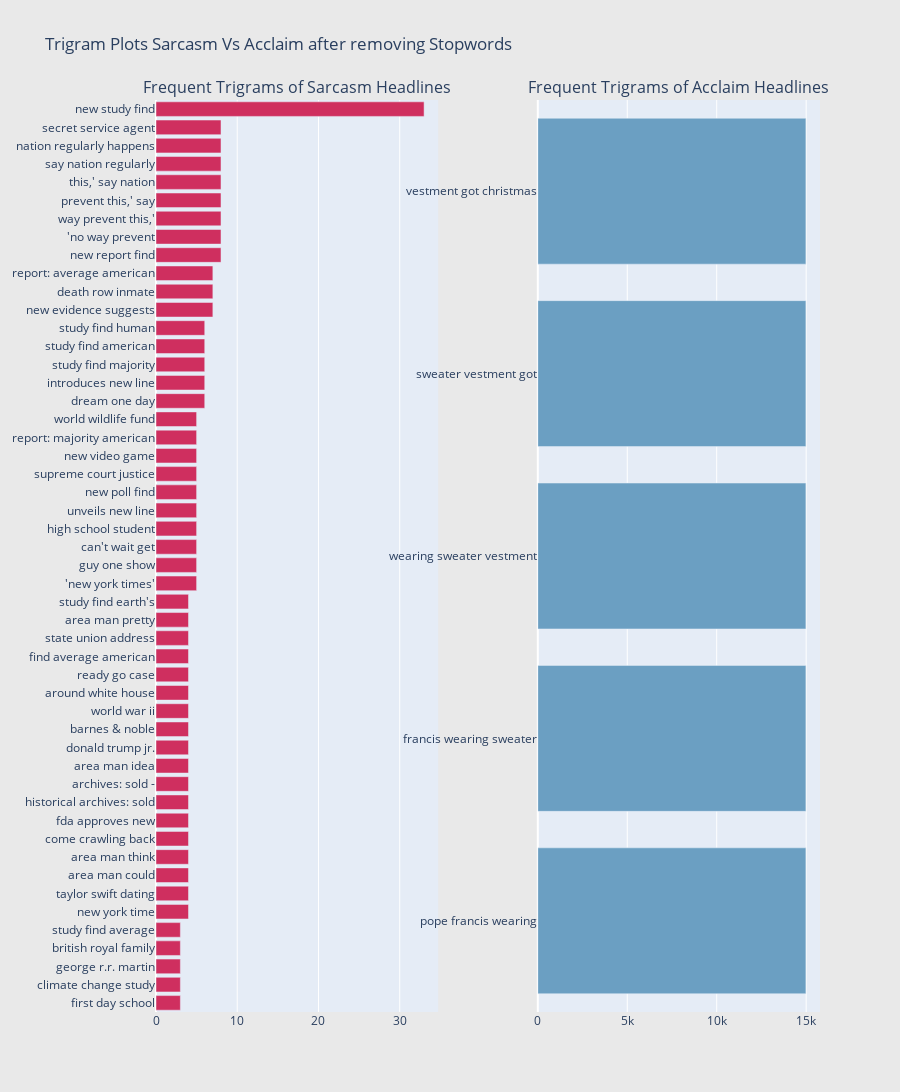

Notebook code for this chart:
### Code cell
# Plotting Trigrams.
freq_dict = defaultdict(int)
for sent in sar_wost_lem_df["sarcasm"]:
    for word in generate_ngrams(sent,3):
        freq_dict[word] += 1
fd_sorted = pd.DataFrame(sorted(freq_dict.items(), key=lambda x: x[1])[::-1])
fd_sorted.columns = ["word", "wordcount"]
sar_2 = horizontal_bar_chart(fd_sorted.head(50), '#CF2F5F')


freq_dict = defaultdict(int)
for sent in acc_wost_lem_df["acclaim"]:
    for word in generate_ngrams(sent,3):
        freq_dict[word] += 1
fd_sorted = pd.DataFrame(sorted(freq_dict.items(), key=lambda x: x[1])[::-1])
fd_sorted.columns = ["word", "wordcount"]
acc_2 = horizontal_bar_chart(fd_sorted.head(50), '#6B9FC2')

# Creating two subplots.
fig = tools.make_subplots(rows=1, cols=2, vertical_spacing=0.04,horizontal_spacing=0.15,
                          subplot_titles=["Frequent Trigrams of Sarcasm Headlines", 
                                          "Frequent Trigrams of Acclaim Headlines"])
fig.append_trace(sar_2, 1, 1)
fig.append_trace(acc_2, 1, 2)
fig['layout'].update(height=1200, width=900, paper_bgcolor='rgb(233,233,233)', title="Trigram Plots Sarcasm Vs Acclaim after removing Stopwords")
iplot(fig, filename='word-plots')

### Figure 1 — Plotly figure (JSON) as saved in the notebook; plotly's stock layout.template omitted (floating-point values rounded to 4 significant figures)
{"data": [{"marker": {"color": "#CF2F5F"}, "orientation": "h", "showlegend": false, "type": "bar", "x": [3, 3, 3, 3, 3, 4, 4, 4, 4, 4, 4, 4, 4, 4, 4, 4, 4, 4, 4, 4, 4, 4, 4, 5, 5, 5, 5, 5, 5, 5, 5, 5, 5, 6, 6, 6, 6, 6, 7, 7, 7, 8, 8, 8, 8, 8, 8, 8, 8, 33], "xaxis": "x", "y": ["first day school", "climate change study", "george r.r. martin", "british royal family", "study find average", "new york time", "taylor swift dating", "area man could", "area man think", "come crawling back", "fda approves new", "historical archives: sold", "archives: sold -", "area man idea", "donald trump jr.", "barnes & noble", "world war ii", "around white house", "ready go case", "find average american", "state union address", "area man pretty", "study find earth's", "'new york times'", "guy one show", "can't wait get", "high school student", "unveils new line", "new poll find", "supreme court justice", "new video game", "report: majority american", "world wildlife fund", "dream one day", "introduces new line", "study find majority", "study find american", "study find human", "new evidence suggests", "death row inmate", "report: average american", "new report find", "'no way prevent", "way prevent this,'", "prevent this,' say", "this,' say nation", "say nation regularly", "nation regularly happens", "secret service agent", "new study find"], "yaxis": "y"}, {"marker": {"color": "#6B9FC2"}, "orientation": "h", "showlegend": false, "type": "bar", "x": [14985, 14985, 14985, 14985, 14985], "xaxis": "x2", "y": ["pope francis wearing", "francis wearing sweater", "wearing sweater vestment", "sweater vestment got", "vestment got christmas"], "yaxis": "y2"}], "layout": {"annotations": [{"font": {"size": 16}, "showarrow": false, "text": "Frequent Trigrams of Sarcasm Headlines", "x": 0.2125, "xanchor": "center", "xref": "paper", "y": 1, "yanchor": "bottom", "yref": "paper"}, {"font": {"size": 16}, "showarrow": false, "text": "Frequent Trigrams of Acclaim Headlines", "x": 0.7875, "xanchor": "center", "xref": "paper", "y": 1, "yanchor": "bottom", "yref": "paper"}], "height": 1200, "paper_bgcolor": "rgb(233,233,233)", "title": {"text": "Trigram Plots Sarcasm Vs Acclaim after removing Stopwords"}, "width": 900, "xaxis": {"anchor": "y", "domain": [0, 0.425]}, "xaxis2": {"anchor": "y2", "domain": [0.575, 1]}, "yaxis": {"anchor": "x", "domain": [0, 1]}, "yaxis2": {"anchor": "x2", "domain": [0, 1]}}}
